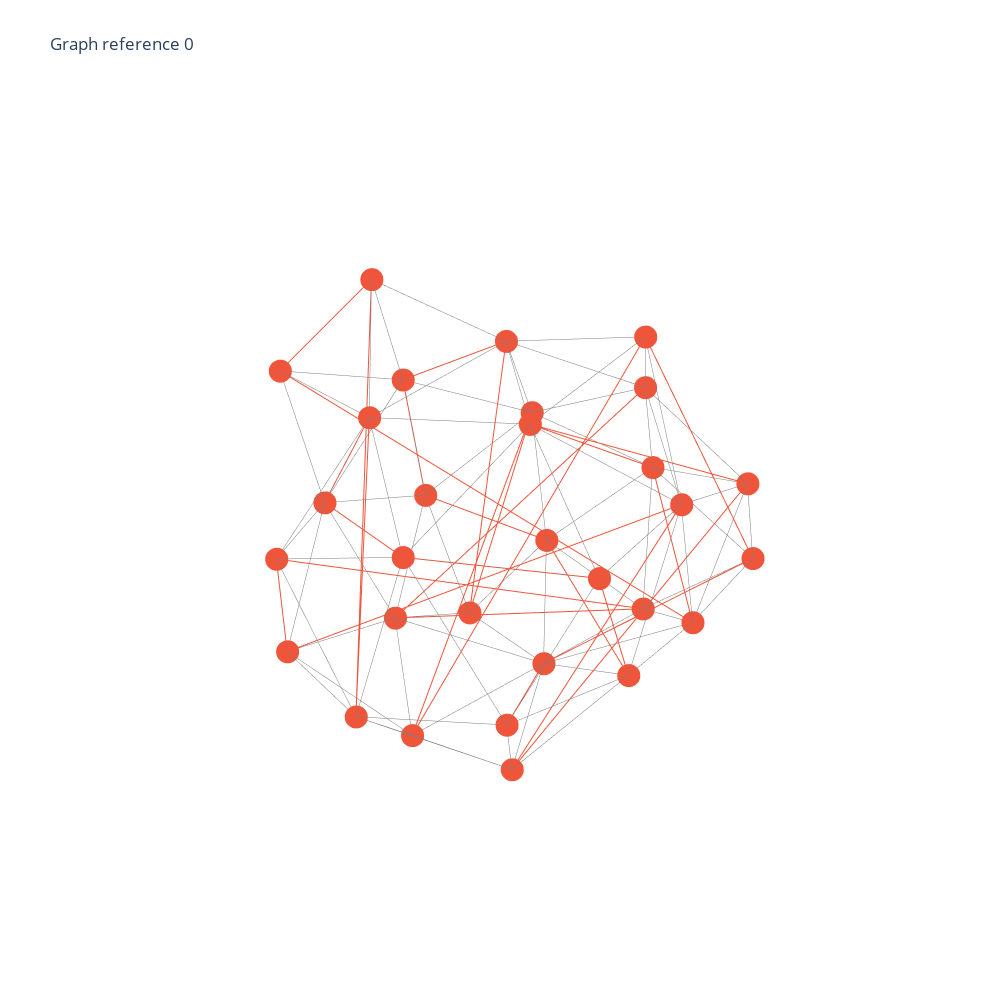

The cell this chart's notebook holds for it:
### Code cell
window = display.Visualisation(graph, title="Graph reference 0")
window.display()

### Figure 1 — Plotly figure (JSON) as saved in the notebook; plotly's stock layout.template omitted (floating-point values rounded to 4 significant figures; data arrays with more than 128 entries replaced by an {"elided": "..."} marker saying what was removed)
{"data": [{"hoverinfo": "none", "line": {"color": "rgb(125,125,125)", "width": 1}, "mode": "lines", "type": "scatter3d", "x": {"elided": "252 float values"}, "y": {"elided": "252 float values"}, "z": {"elided": "252 float values"}}, {"type": "scatter3d", "x": [-1.732, 0.2003, -1.687, 1.451, 1.343, -0.8953, 0.6592, -2.02, -0.01945, -2.272, -1.204, 0.4569, -0.1971, 1.555, 0.5061, 0.4882, 1.148, 0.2883, -0.1577, -1.427, -0.6974, -0.6229, -0.8158, -0.7149, -1.526, 0.8056, -1.084, -2.423, -0.444, 1.076], "y": [0.167, -0.9508, 0.4148, -0.6484, -0.9145, 1.191, 0.9778, 1.09, 0.4615, -0.04804, 1.25, -1.882, -1.429, 0.2933, -0.6609, -1.42, 0.4419, 1.393, 1.391, -0.6027, -1.513, -1.649, -0.5584, -0.9509, -0.9227, -0.04364, 0.5902, 1.054, 0.2869, 1.328], "z": [0.5619, -1.475, -1.686, 0.06148, -1.101, 0.2919, -1.526, -0.1008, 1.038, -0.5728, -1.028, 0.7661, 1.49, -0.7841, 0.848, -0.2952, 0.5117, 0.3887, -0.8053, -1.278, -0.8377, 0.3698, 1.047, -1.979, -0.03207, -1.833, 1.38, -1.134, -1.635, -0.4395]}], "layout": {"height": 1000, "hovermode": "closest", "margin": {"t": 100}, "scene": {"aspectmode": "auto", "aspectratio": {"x": 1.117, "y": 0.9196, "z": 0.9739}, "xaxis": {"showbackground": false, "showgrid": false, "showline": false, "showticklabels": false, "title": {"text": ""}, "type": "linear", "zeroline": false}, "yaxis": {"showbackground": false, "showgrid": false, "showline": false, "showticklabels": false, "title": {"text": ""}, "type": "linear", "zeroline": false}, "zaxis": {"showbackground": false, "showgrid": false, "showline": false, "showticklabels": false, "title": {"text": ""}, "type": "linear", "zeroline": false}}, "showlegend": false, "title": {"text": "Graph reference 0"}, "width": 1000}}
